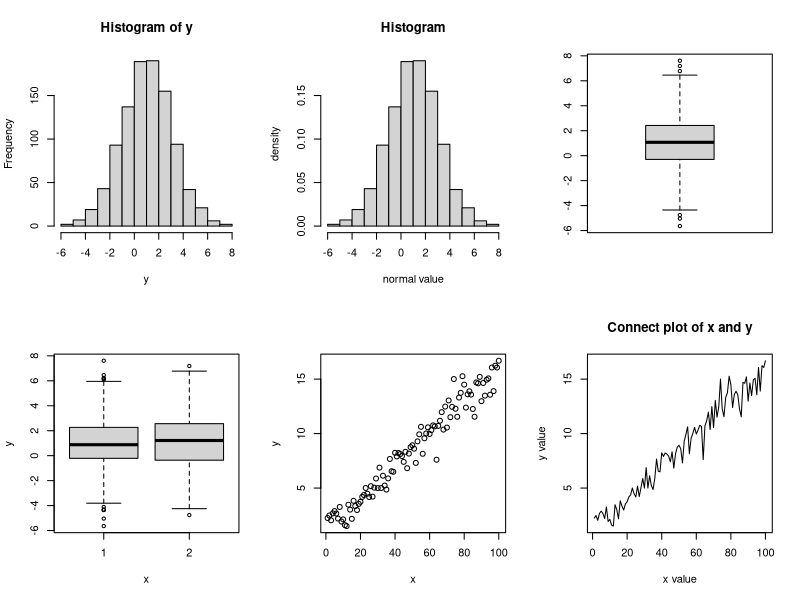

Generate this figure with R:
#to Run: Rscript week2/lab1-examples-graphics.R

# create vector object and name it as x
#set random seed equal to 100
set.seed(100)
#generating 1000 normal sample with mean 1 and sd 2 and plot histogram
y<-rnorm(n=1000, mean=1, sd=2)
png("lab1-examples-graphs.png", width=1800, height=1200, res=150)
par(mfrow=c(2,3))
hist(y) # frequency plot

hist(y, freq=F, main="Histogram", xlab="normal value", ylab="density")# density plot

#generating box plot
boxplot(y)

x<-c(rep(1,500),rep(2,500)) #generate two groups,each with 500 repeated values.
table(x)#frequency of two groups

boxplot(y~x)#boxplotbygroups

#generating plot of x and y
x<-c(1:100)
y=1+0.15*x+rnorm(100)#if mean and sd are not given, it will generate standard normal
plot(x,y)

plot(x, y, main="Connect plot of x and y", xlab="x value", ylab="y value", type="l")
dev.off()
